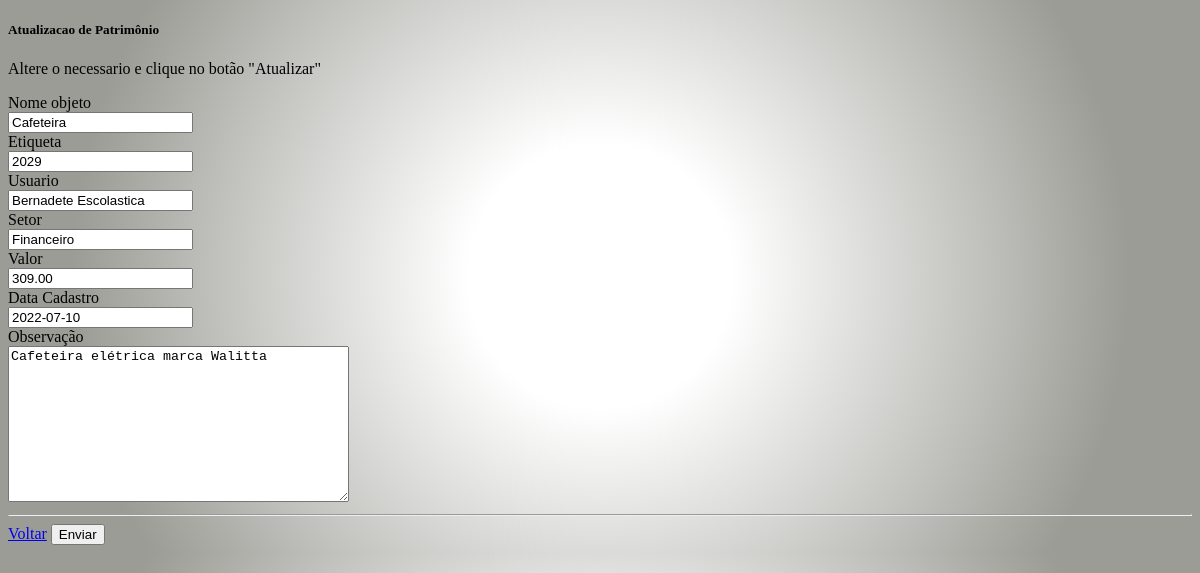
Page /atualiza/5 on the committed database.
### core/models.py (models this page shows)
class Patrimonio(models.Model):
    nome_objeto = models.CharField(
        max_length=30,
        null=False,    # Não pode ser nulo
        blank=False    # Não pode ficar em branco
    )
    etiqueta = models.IntegerField(
        default=0,
        null=False,
        blank=False
    )
    usuario = models.CharField(
        max_length=50,
        null=False,
        blank=False
    )
    setor = models.CharField(
        max_length=20,
        null=False,
        blank=False
    )
    valor = models.DecimalField(
        max_digits=10,
        decimal_places=2
    )
    dt_cadastro = models.DateField(
    )
    observacao = models.TextField(
        max_length=300
    )
    objetos = models.Manager()

### patrimonio/views.py (the view)
# urls.py: path('atualiza/<pk>', AtualizaPatrimonio.as_view(), name='atualiza_patrimonio'),
class AtualizaPatrimonio(UpdateView):
    template_name = "patrimonio/atualiza.html"
    model = Patrimonio
    fields = '__all__'  # substitui listar tosos os campos
    success_url = reverse_lazy("patrimonio:listagem") # pós cadastrado vai para a lista

### patrimonio/templates/patrimonio/atualiza.html (shortened to what this page needs)
{% extends "patrimonio/base.html" %}
{% block conteudo %}
<div>
    <div>
    <div>
        <div>
        <div>
            <h5>Atualizacao de Patrimônio</h5>
            <p>
            Altere o necessario e clique no botão "Atualizar"
            </p>
            <form method="post">
                <div>
                    <div>
                    <span>Nome objeto</span>
                    </div>
                    {% render_field form.nome_objeto class+="form-control" %}
                </div>
                <div>
                    <div>
                    <span>Etiqueta</span>
                    </div>
                    {% render_field form.etiqueta class+="form-control" %}
                </div>
                <div>
                    <div>
                    <span>Usuario</span>
                    </div>
                    {% render_field form.usuario class+="form-control" %}
                </div>
                <div>
                    <div>
                    <span>Setor</span>
                    </div>
                    {% render_field form.setor class+="form-control" %}
                </div>
                <div>
                    <div>
                    <span>Valor</span>
                    </div>
                    {% render_field form.valor class+="form-control" %}
                </div>
                <div>
                    <div>
                    <span>Data Cadastro</span>
                    </div>
                    {% render_field form.dt_cadastro class+="form-control" %}
                </div>
                <div>
                    <div>
                    <span>Observação</span>
                    </div>
                    {% render_field form.observacao class+="form-control" %}
                </div>
                <hr>
                <div class="text-right">
                    <a href="{% url 'patrimonio:listagem' %}">Voltar</a>
                    <button>Enviar</button>
                </div>
            </form>
        </div>
        </div>
    </div>
    </div>
</div>
{% endblock %}

### patrimonio/static/patrimonio/css/style.css (style rules this page uses)
body { background-image: radial-gradient(circle, white 20%, rgba(72, 72, 61, 0.543) 80%); }

### rows in the picture
Patrimonio: nome_objeto "Cafeteira", etiqueta "2029", usuario "Bernadete Escolastica", setor "Financeiro", valor "309.00", dt_cadastro "2022-07-10", observacao "Cafeteira elétrica marca Walitta"
